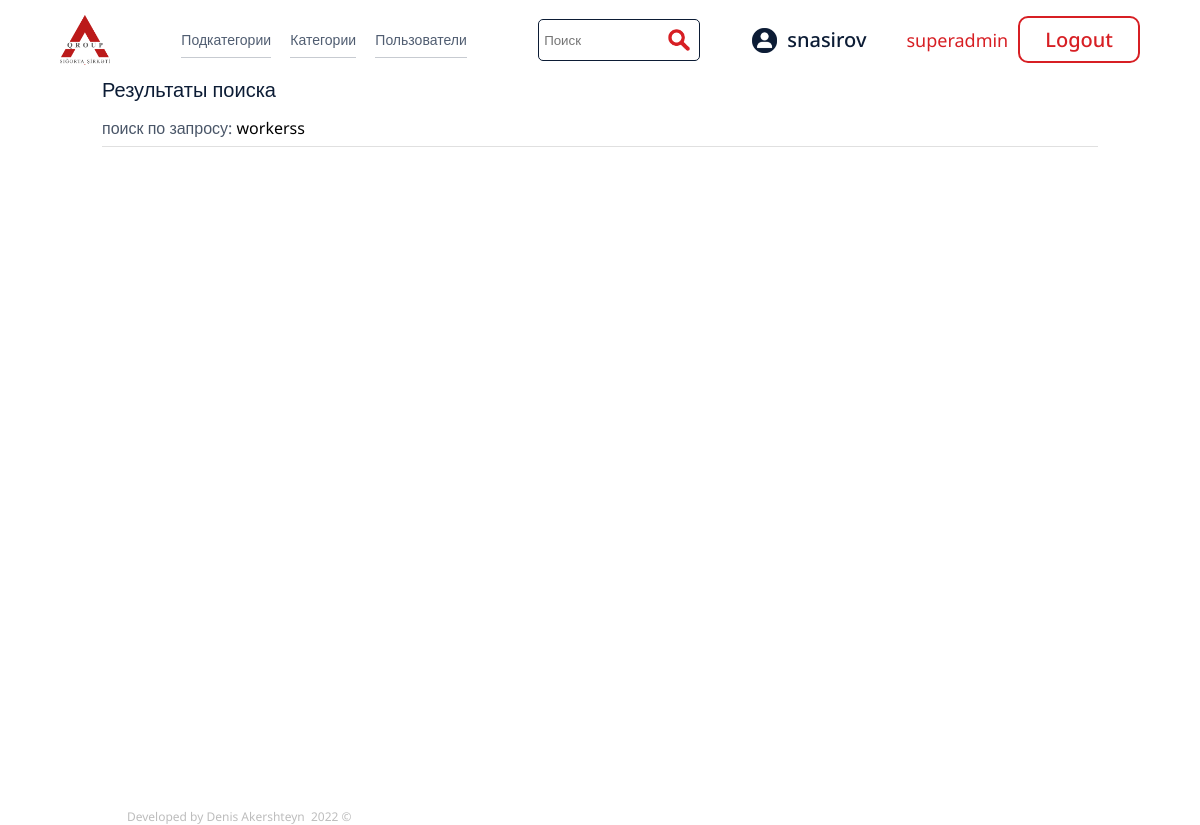
/index.php?source_page=search_result&search_element=workerss (signed in), run on an earlier commit of the app's database.
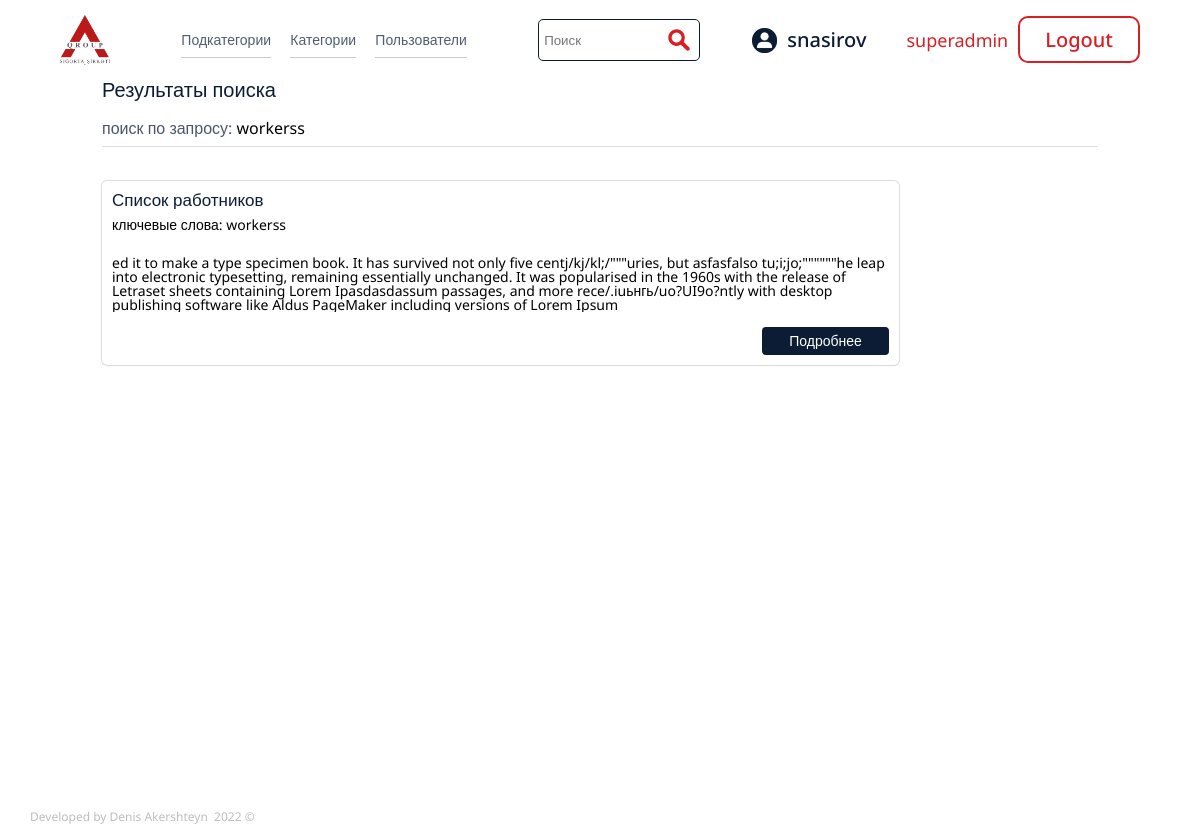
And on a later commit of the database.
### tables this page shows
CREATE TABLE `sub_category` (
  `id` int(11) NOT NULL,
  `name` varchar(255) NOT NULL,
  `sub_id` int(11) NOT NULL,
  `content` longtext NOT NULL,
  `image` text NOT NULL,
  `key_words` varchar(255) NOT NULL,
  `file_desc` text NOT NULL
);

### content/search_result.php (the view, shortened to what this page needs)
<?php
include './db/connection.php';
if (isset($_GET['search_element'])) {
    $search_text =  $_GET['search_element'];
}
$search_text = mysqli_real_escape_string($connection, $search_text);
?>
<div class="search__result_wrapper">
    <div class="search__result__name">
        Результаты поиска
    </div>
    <div class="search__result__by">
        <span>поиск по запросу: </span> <?php echo $search_text; ?>
    </div>
    <div class="search__result__wrapper">
        <?php
        echo '<br>';
        $search_text = mysqli_real_escape_string($connection, $search_text);
        $query_search = "SELECT * FROM `sub_category` WHERE `key_words` LIKE '%$search_text%'";
        $search_result = mysqli_query($connection, $query_search);
        $search_result_row = mysqli_fetch_assoc($search_result);
        if ($search_result_row == null) {
            return false;
        } do {
            $serach_row_id =  $search_result_row['id'];
            $serach_row_name = $search_result_row['name'];
            $serach_row_content = $search_result_row['content'];
            $serach_row_key_words = $search_result_row['key_words'];?>
            <div class="serach__result__element">
                <div class="serach__result__element_name">
                    <?php echo $serach_row_name; ?>
                </div>
                <div class="serach__result__element__desc">
                    ключевые слова: <span><?php echo $serach_row_key_words; ?></span>
                </div>
                <div class="serach__result__element__text">
                    <?php echo $serach_row_content;  ?>
                </div>
                <div class="serach__result__element__readmore">
                    <a href="./index.php?source_page=sub_page&sub_id=<?php echo $serach_row_id; ?>">Подробнее</a>
                </div>
            </div>
        <?php
        } while ($search_result_row = mysqli_fetch_assoc($search_result));
        ?>
    </div>
</div>

What changed in the data, as far as the page shows it:
now on this page (row edited): sub_category: name "Список работников", key_words "workerss", content "ed it to make a type specimen book. It has survived not only five centj/kj/kl;/\"\"\"uries, but asfasfalso tu;i;jo;\"\"\"\"\"\"he leap into electronic typesetting, remaining essentially unchanged. It was popularised in the 1960s with the release of Letraset sheets containing Lorem Ipasdasdassum passages, and more rece/.iuьнгь/uo?UI9o?ntly with desktop publishing software like Aldus PageMaker including versions of Lorem Ipsum"
